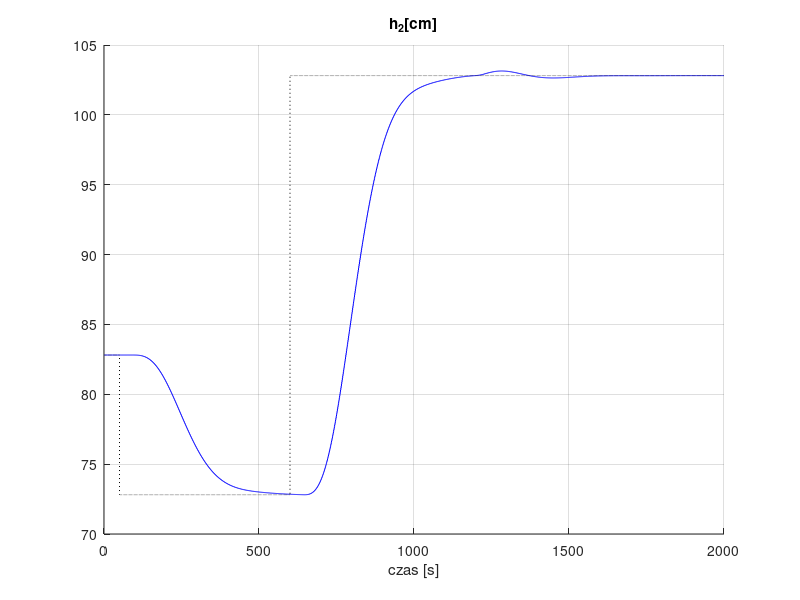
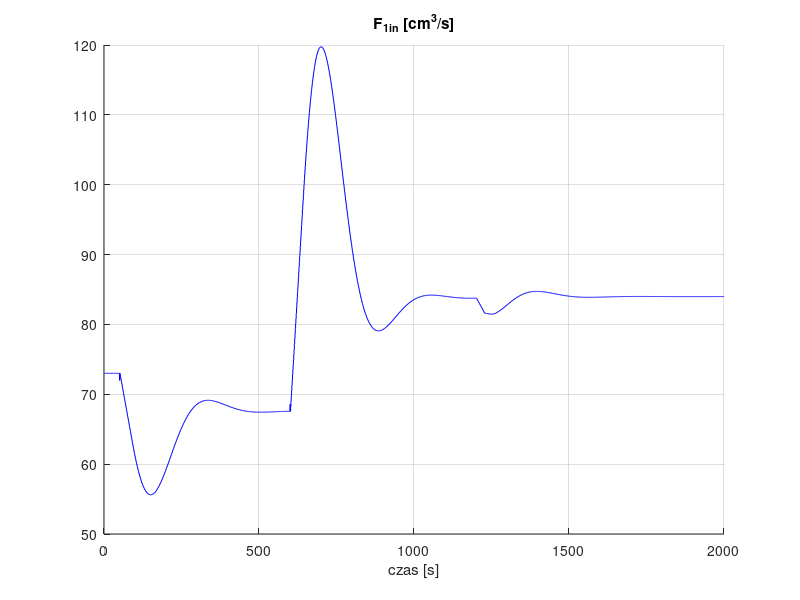

Recreate these plots in MATLAB, in order.
clear all;

V0_1 = 0.85*((73 + 18)/12)^4; V0_2 = V0_1*0.9/0.85*(12/10)^4;
alfa1 = 12; alfa2 = 10; C1 = 0.85; C2 = 0.9; tau = 40; T = 1;
kk = 2000;

%Punkt pracy%
F1in(1:50-1) = 73;
FD(1:tau+1) = 18; FD(tau+2:kk) = 18;
V1(1:tau+1) = V0_1;
V2(1:tau+1) = V0_2;
h2(1:tau+1) = 82.81;
e(1:tau+1) = 0;

h2_zad(1:49) =(V0_2/C2)^0.5; h2_zad(50:599) = (V0_2/C2)^0.5-10;
h2_zad(600:1199) = (V0_2/C2)^0.5+20; h2_zad(1200:kk) = (V0_2/C2)^0.5+20;
FD(1200:1225)=23;

K_k = 5.7;%2.355; %wzmocnienie krytyczne
T_k = 380;%172; %okres oscylacji

K_r = 0.6*K_k+1.5;%+1.5
T_i = 0.5*T_k+10; %stała czasowa całkowania +10
T_d = 0.12*T_k+12; %stała czasowa różniczkowania +12
r2 = K_r*T_d;
r1 = K_r*(1/(2*T_i) - 2*T_d - 1);
r0 = K_r*(1 + 1/(2*T_i) + T_d);

for k=tau+2:kk    
%symulacja obiektu na podstawie modelu liniowego
    V1(k) = V1(k-1) + T*(F1in(k-tau-1) + FD(k-1) - alfa1*((V0_1/C1)^0.25 + (V1(k-1)-V0_1)/(4*C1*(V0_1/C1)^0.75)));
    V2(k) = V2(k-1) + T*(alfa1*((V0_1/C1)^0.25 + (V1(k-1)-V0_1)/(4*C1*(V0_1/C1)^0.75)) - alfa2*((V0_2/C2)^0.25 + (V2(k-1)-V0_2)/(4*C2*(V0_2/C2)^0.75)));
    h2(k) = sqrt(V0_2/C2) + (V2(k)-V0_2)/(2*C2*sqrt(V0_2/C2));

%uchyb regulacji
	e(k) = h2_zad(k) - h2(k);
    
%sygnał sterujący regulatora PID
	F1in(k) = r2*e(k-2) + r1*e(k-1) + r0*e(k) + F1in(k-1);
    
%ograniczenie na przyrost sterowania
    delta = 1;
    if F1in(k) - F1in(k-1) > delta
        F1in(k) = F1in(k-1) + delta;
    elseif F1in(k-1) - F1in(k) > delta
        F1in(k) = F1in(k-1) - delta;
    end
    
 %ograniczenie na wartość sterowania
    if F1in(k) > 200
        F1in(k) = 200;
    elseif F1in(k) < 0
        F1in(k) = 0;
    end    
end

figure(1)
grid on;
hold on;
title('h_2[cm]');
xlabel('czas [s]');
stairs(1:kk, h2(1:kk), 'b'); %obiekt
stairs(1:kk, h2_zad(1:kk), 'k:'); %wartość zadana

figure(2);
grid on;
hold on;
title('F_{1in} [cm^3/s]');
xlabel('czas [s]');
stairs(1:kk, F1in(1:kk), 'b');

